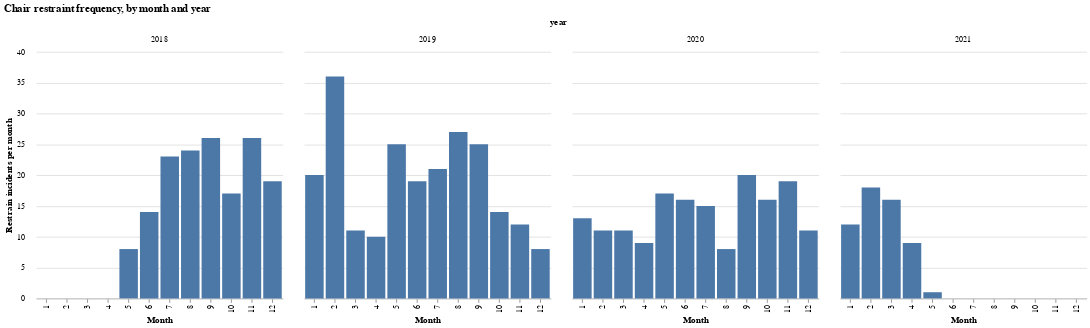

Source (notebook cell):
### Code cell
chair_months = (
    alt.Chart(months)
    .mark_bar()
    .encode(
        alt.X("month:O", title="Month", axis=alt.Axis(grid=False)),
        y=alt.Y(
            "count:Q",
            title="Count",
            axis=alt.Axis(
                tickCount=6,
                gridColor="#dddddd",
                offset=6,
                tickSize=0,
                domainOpacity=0,
                title="Restrain incidents per month",
            ),
        ),
        facet=alt.Facet("year:O", columns=4),
    )
    .properties(
        width=300, height=300, title="Chair restraint frequency, by month and year"
    )
)
chair_months.configure_view(strokeOpacity=0)

### Figure 1 — Vega-Lite specification as saved in the notebook (floating-point values rounded to 4 significant figures)
{"config": {"view": {"continuousWidth": 400, "continuousHeight": 300, "strokeOpacity": 0}}, "data": {"name": "data-cb92258b48cfb8f7fdc664a5d76fb69a"}, "mark": "bar", "encoding": {"facet": {"type": "ordinal", "columns": 4, "field": "year"}, "x": {"type": "ordinal", "axis": {"grid": false}, "field": "month", "title": "Month"}, "y": {"type": "quantitative", "axis": {"domainOpacity": 0, "gridColor": "#dddddd", "offset": 6, "tickCount": 6, "tickSize": 0, "title": "Restrain incidents per month"}, "field": "count", "title": "Count"}}, "height": 300, "title": "Chair restraint frequency, by month and year", "width": 300, "$schema": "https://vega.github.io/schema/vega-lite/v4.8.1.json", "datasets": {"data-cb92258b48cfb8f7fdc664a5d76fb69a": [{"month": 1, "year": 2019, "count": 20}, {"month": 1, "year": 2020, "count": 13}, {"month": 1, "year": 2021, "count": 12}, {"month": 2, "year": 2019, "count": 36}, {"month": 2, "year": 2020, "count": 11}, {"month": 2, "year": 2021, "count": 18}, {"month": 3, "year": 2019, "count": 11}, {"month": 3, "year": 2020, "count": 11}, {"month": 3, "year": 2021, "count": 16}, {"month": 4, "year": 2019, "count": 10}, {"month": 4, "year": 2020, "count": 9}, {"month": 4, "year": 2021, "count": 9}, {"month": 5, "year": 2018, "count": 8}, {"month": 5, "year": 2019, "count": 25}, {"month": 5, "year": 2020, "count": 17}, {"month": 5, "year": 2021, "count": 1}, {"month": 6, "year": 2018, "count": 14}, {"month": 6, "year": 2019, "count": 19}, {"month": 6, "year": 2020, "count": 16}, {"month": 7, "year": 2018, "count": 23}, {"month": 7, "year": 2019, "count": 21}, {"month": 7, "year": 2020, "count": 15}, {"month": 8, "year": 2018, "count": 24}, {"month": 8, "year": 2019, "count": 27}, {"month": 8, "year": 2020, "count": 8}, {"month": 9, "year": 2018, "count": 26}, {"month": 9, "year": 2019, "count": 25}, {"month": 9, "year": 2020, "count": 20}, {"month": 10, "year": 2018, "count": 17}, {"month": 10, "year": 2019, "count": 14}, {"month": 10, "year": 2020, "count": 16}, {"month": 11, "year": 2018, "count": 26}, {"month": 11, "year": 2019, "count": 12}, {"month": 11, "year": 2020, "count": 19}, {"month": 12, "year": 2018, "count": 19}, {"month": 12, "year": 2019, "count": 8}, {"month": 12, "year": 2020, "count": 11}]}}
